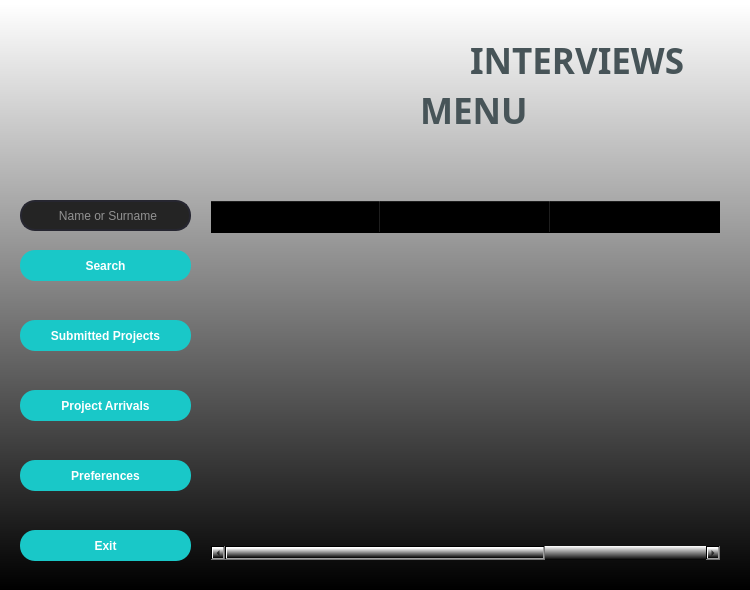
<?xml version="1.0" encoding="UTF-8"?>
<ui version="4.0">
 <class>Form</class>
 <widget class="QWidget" name="Form">
  <property name="geometry">
   <rect>
    <x>0</x>
    <y>0</y>
    <width>750</width>
    <height>590</height>
   </rect>
  </property>
  <property name="minimumSize">
   <size>
    <width>750</width>
    <height>590</height>
   </size>
  </property>
  <property name="maximumSize">
   <size>
    <width>750</width>
    <height>590</height>
   </size>
  </property>
  <property name="windowTitle">
   <string>INTERVIEWS</string>
  </property>
  <property name="styleSheet">
   <string notr="true">background-color: qlineargradient(spread:pad, x1:0.499773, y1:1, x2:0.5, y2:0.00568182, stop:0 rgba(0, 0, 0, 255), stop:1 rgba(255, 255, 255, 255));</string>
  </property>
  <widget class="QLabel" name="label">
   <property name="geometry">
    <rect>
     <x>10</x>
     <y>10</y>
     <width>201</width>
     <height>171</height>
    </rect>
   </property>
   <property name="styleSheet">
    <string notr="true">background-color: rgba(0, 0, 0,0%);</string>
   </property>
   <property name="text">
    <string/>
   </property>
   <property name="pixmap">
    <pixmap>pictures/interviews_menu.png</pixmap>
   </property>
   <property name="scaledContents">
    <bool>true</bool>
   </property>
  </widget>
  <widget class="QLabel" name="label_2">
   <property name="geometry">
    <rect>
     <x>210</x>
     <y>12</y>
     <width>261</width>
     <height>101</height>
    </rect>
   </property>
   <property name="styleSheet">
    <string notr="true">background-color: rgba(0, 0, 0,0%);</string>
   </property>
   <property name="text">
    <string/>
   </property>
   <property name="pixmap">
    <pixmap>pictures/wehere_logo.ico</pixmap>
   </property>
  </widget>
  <widget class="QLabel" name="label_3">
   <property name="geometry">
    <rect>
     <x>470</x>
     <y>40</y>
     <width>251</width>
     <height>41</height>
    </rect>
   </property>
   <property name="font">
    <font>
     <family>Arial Black</family>
     <pointsize>26</pointsize>
     <bold>true</bold>
    </font>
   </property>
   <property name="styleSheet">
    <string notr="true">background-color: rgba(0, 0, 0,0%);
color: rgb(71, 84, 88);</string>
   </property>
   <property name="text">
    <string>INTERVIEWS </string>
   </property>
  </widget>
  <widget class="QPushButton" name="pushButton_inter_exit">
   <property name="geometry">
    <rect>
     <x>20</x>
     <y>530</y>
     <width>171</width>
     <height>31</height>
    </rect>
   </property>
   <property name="font">
    <font>
     <family>Arial</family>
     <bold>true</bold>
    </font>
   </property>
   <property name="styleSheet">
    <string notr="true">QPushButton{
	border-radius : 15px;
	background-color : rgb(25, 200, 200);
	color: rgb(255, 255, 255);
}
QPushButton:hover{
	background-color: rgb(20, 135, 135);
}</string>
   </property>
   <property name="text">
    <string>Exit</string>
   </property>
  </widget>
  <widget class="QPushButton" name="pushButton_inter_preferences">
   <property name="geometry">
    <rect>
     <x>20</x>
     <y>460</y>
     <width>171</width>
     <height>31</height>
    </rect>
   </property>
   <property name="font">
    <font>
     <family>Arial</family>
     <bold>true</bold>
    </font>
   </property>
   <property name="styleSheet">
    <string notr="true">QPushButton{
	border-radius : 15px;
	background-color : rgb(25, 200, 200);
	color: rgb(255, 255, 255);
}
QPushButton:hover{
	background-color: rgb(20, 135, 135);
}</string>
   </property>
   <property name="text">
    <string>Preferences</string>
   </property>
  </widget>
  <widget class="QPushButton" name="pushButton_inter_sub_projects">
   <property name="geometry">
    <rect>
     <x>20</x>
     <y>320</y>
     <width>171</width>
     <height>31</height>
    </rect>
   </property>
   <property name="font">
    <font>
     <family>Arial</family>
     <bold>true</bold>
    </font>
   </property>
   <property name="styleSheet">
    <string notr="true">QPushButton{
	border-radius : 15px;
	background-color : rgb(25, 200, 200);
	color: rgb(255, 255, 255);
}
QPushButton:hover{
	background-color: rgb(20, 135, 135);
}</string>
   </property>
   <property name="text">
    <string>Submitted Projects</string>
   </property>
  </widget>
  <widget class="QLineEdit" name="lineEdit_inter_username">
   <property name="enabled">
    <bool>true</bool>
   </property>
   <property name="geometry">
    <rect>
     <x>20</x>
     <y>200</y>
     <width>171</width>
     <height>31</height>
    </rect>
   </property>
   <property name="focusPolicy">
    <enum>Qt::StrongFocus</enum>
   </property>
   <property name="styleSheet">
    <string notr="true">QLineEdit {
  border: 2px solid rgb(38, 38, 48);
  border-radius: 15px;
  color: #FFF;
  padding-left: 15px;
  background-color: rgb(36, 36, 36);
 
}

QLineEdit:hover {
	border: 2px solid rgb(0, 255, 255);
}

 QLineEdit:focus  {
  border: 2px solid rgb(35, 218, 233);
  background-color: rgb(47, 47, 47);
}

   



</string>
   </property>
   <property name="text">
    <string/>
   </property>
   <property name="placeholderText">
    <string>      Name or Surname</string>
   </property>
  </widget>
  <widget class="QTableWidget" name="tableWidget">
   <property name="geometry">
    <rect>
     <x>210</x>
     <y>200</y>
     <width>511</width>
     <height>361</height>
    </rect>
   </property>
   <property name="styleSheet">
    <string notr="true">background-color: rgba(0, 0, 0,0%);</string>
   </property>
   <attribute name="horizontalHeaderDefaultSectionSize">
    <number>170</number>
   </attribute>
   <column>
    <property name="text">
     <string>Name Surname</string>
    </property>
   </column>
   <column>
    <property name="text">
     <string>Project 
Submission Date</string>
    </property>
   </column>
   <column>
    <property name="text">
     <string>Project 
Arrival Date</string>
    </property>
    <property name="textAlignment">
     <set>AlignHCenter|AlignTop</set>
    </property>
   </column>
  </widget>
  <widget class="QPushButton" name="pushButton_inter_search">
   <property name="geometry">
    <rect>
     <x>20</x>
     <y>250</y>
     <width>171</width>
     <height>31</height>
    </rect>
   </property>
   <property name="font">
    <font>
     <family>Arial</family>
     <bold>true</bold>
    </font>
   </property>
   <property name="styleSheet">
    <string notr="true">QPushButton{
	border-radius : 15px;
	background-color : rgb(25, 200, 200);
	color: rgb(255, 255, 255);
}
QPushButton:hover{
	background-color: rgb(20, 135, 135);
}</string>
   </property>
   <property name="text">
    <string>Search</string>
   </property>
  </widget>
  <widget class="QLabel" name="label_4">
   <property name="geometry">
    <rect>
     <x>420</x>
     <y>90</y>
     <width>121</width>
     <height>41</height>
    </rect>
   </property>
   <property name="font">
    <font>
     <family>Arial Black</family>
     <pointsize>26</pointsize>
     <bold>true</bold>
    </font>
   </property>
   <property name="styleSheet">
    <string notr="true">background-color: rgba(0, 0, 0,0%);
color: rgb(71, 84, 88);</string>
   </property>
   <property name="text">
    <string>MENU</string>
   </property>
  </widget>
  <widget class="QPushButton" name="pushButton_inter_pro_arrivals">
   <property name="geometry">
    <rect>
     <x>20</x>
     <y>390</y>
     <width>171</width>
     <height>31</height>
    </rect>
   </property>
   <property name="font">
    <font>
     <family>Arial</family>
     <bold>true</bold>
    </font>
   </property>
   <property name="styleSheet">
    <string notr="true">QPushButton{
	border-radius : 15px;
	background-color : rgb(25, 200, 200);
	color: rgb(255, 255, 255);
}
QPushButton:hover{
	background-color: rgb(20, 135, 135);
}</string>
   </property>
   <property name="text">
    <string>Project Arrivals</string>
   </property>
  </widget>
 </widget>
 <resources/>
 <connections/>
</ui>
